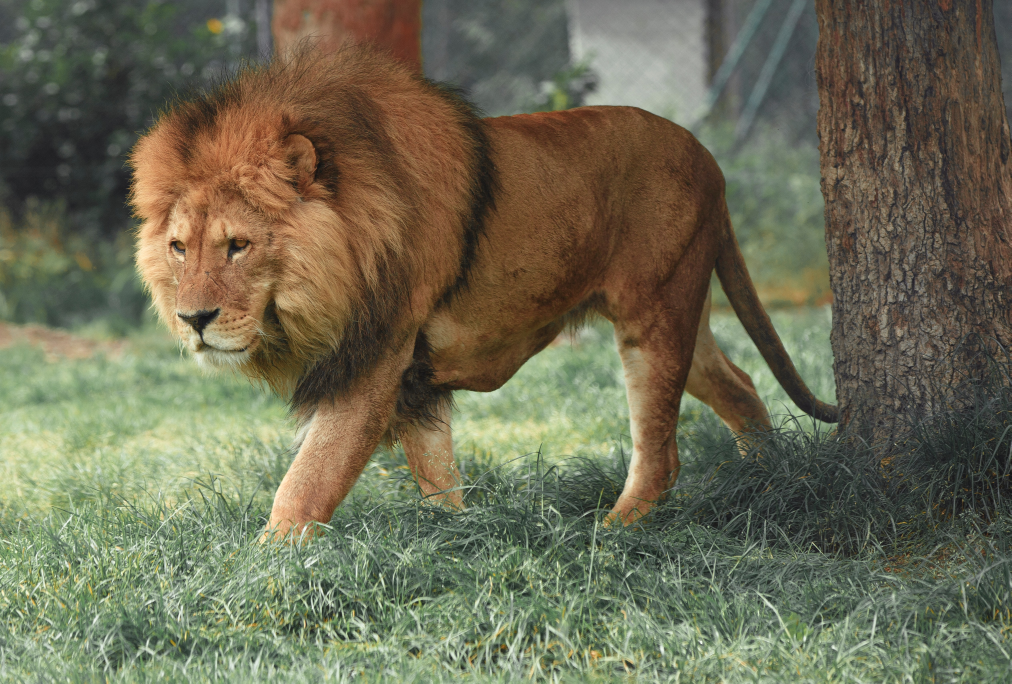
#> input picture openCv/assets/lion.jpg, 5056 x 3417 px, found by its file name (shown at 1/5 size)
$ python countour.py
#> lines starting #> are read from the running program, lines starting #| are printed output that depends on the picture; after the words box and inside, x2 and y2 are one past the last pixel; in counts of white or black regions, pixels touching at a corner belong together
import cv2 as cv
import numpy as np
from numpy import dtype

# img = cv.imread("assets\pandass.jpg")
img=cv.imread("assets/lion.jpg")
#> img is the input picture: shape (3417, 5056, 3); mean B, G, R 84.1, 107.3, 109.1


img = cv.resize(img, (500, 300), interpolation=cv.INTER_CUBIC)
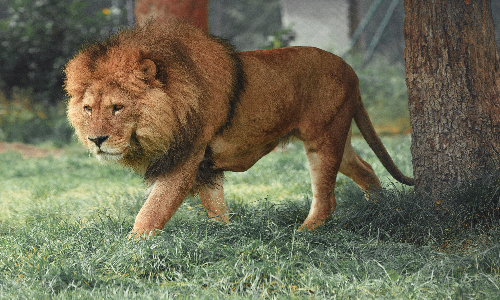
#> img: shape (300, 500, 3); mean B, G, R 84.1, 107.3, 109.1
cv.imshow("lion original", img)
blank=np.zeros(img.shape,dtype='uint8')
gray = cv.cvtColor(img, cv.COLOR_BGR2GRAY)
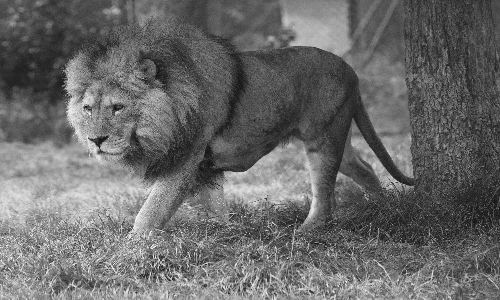
#> gray: shape (300, 500); min 18, max 246, mean 105.2
# cv.imshow("gray img ", gray)

blur = cv.GaussianBlur(img, (7, 7), cv.BORDER_DEFAULT)
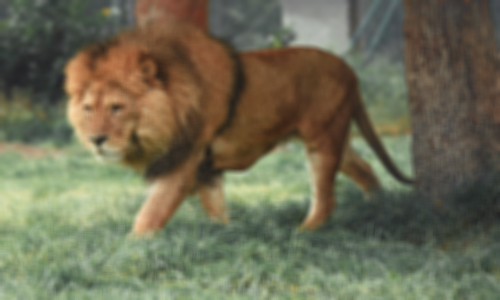
#> blur: shape (300, 500, 3); mean B, G, R 84.1, 107.3, 109.1
# cv.imshow("blur image ",blur)

canny = cv.Canny(blur, 125, 175)
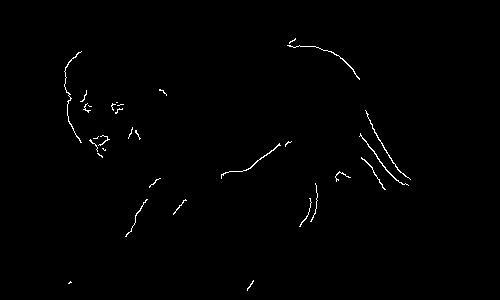
#> canny: shape (300, 500); 0.69% white in thin lines or dots, all inside (x1, y1, x2, y2) = (64, 38, 411, 291)
# cv.imshow(" canny img ", canny)

ret, thresh = cv.threshold(gray, 125, 255, cv.THRESH_BINARY)
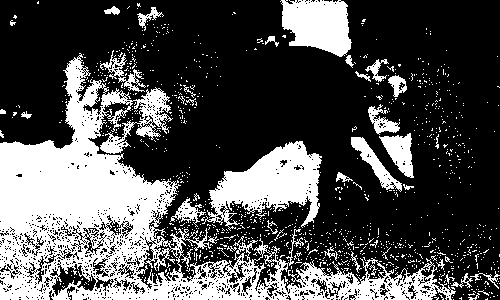
#> thresh: shape (300, 500); 30.9% white; 1072 white regions (1035 under 20 px)
countours, hierarchies = cv.findContours(canny, cv.RETR_LIST, cv.RETR_TREE)
#> countours = 31 contours, 24 with area under 20; largest, box (x1, y1, x2, y2) and area: (359, 133, 409, 186) 46, (287, 45, 360, 80) 34, (64, 51, 82, 143) 33, (365, 110, 411, 180) 32, (221, 143, 281, 179) 32, (361, 157, 386, 190) 23, (335, 171, 351, 182) 20
cv.imshow("countours img", thresh)
print("number of counters = ", len(countours))
#| number of counters =  31

cv.drawContours(blank,countours,-1,(0,0,255),2)
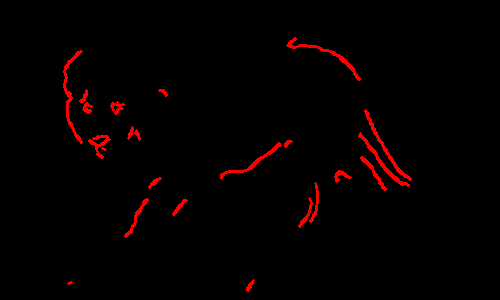
#> blank: shape (300, 500, 3); mean of channels 0, 1, 2 0, 0, 5.2; drawn as B, G, R
cv.imshow("countours img",blank)
cv.waitKey()

$ run again, with openCv/assets/dviv.jpg copied over openCv/assets/lion.jpg
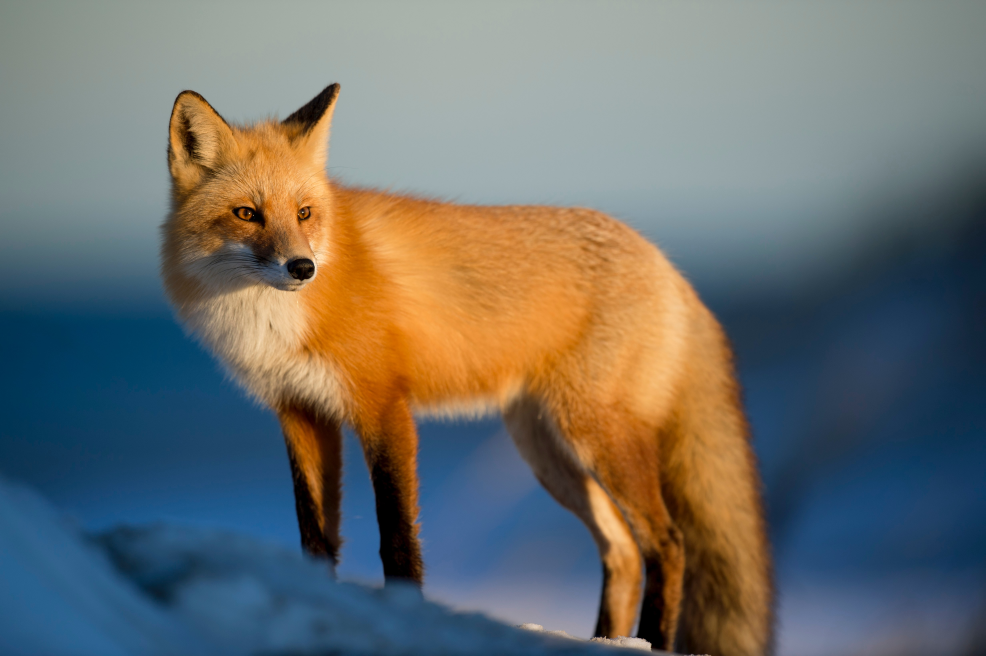
#> input picture openCv/assets/dviv.jpg, 4928 x 3280 px, found by its file name (shown at 1/5 size)
#> img is the input picture: shape (3280, 4928, 3); mean B, G, R 107, 110.9, 109.3
#> img: shape (300, 500, 3)
#> canny: shape (300, 500); 1.3% white in thin lines or dots, all inside (x1, y1, x2, y2) = (82, 37, 389, 299)
#> `ret, thresh = cv.threshold(gray, 125, 255, cv.THRESH_BINARY)`:
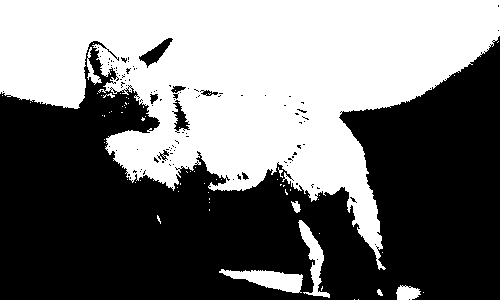
#> thresh: shape (300, 500); 45.6% white; 69 white regions (60 under 20 px)
#> countours = 45 contours, 41 with area under 20; largest, box (x1, y1, x2, y2) and area: (292, 95, 375, 178) 52, (243, 203, 305, 295) 41, (130, 37, 169, 58) 24, (147, 176, 173, 193) 22
#| number of counters =  45
#> `cv.drawContours(blank,countours,-1,(0,0,255),2)`:
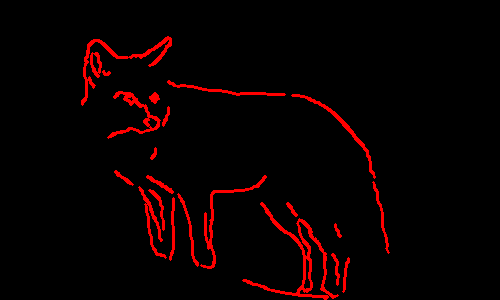
#> blank: shape (300, 500, 3); mean of channels 0, 1, 2 0, 0, 10.2; drawn as B, G, R
